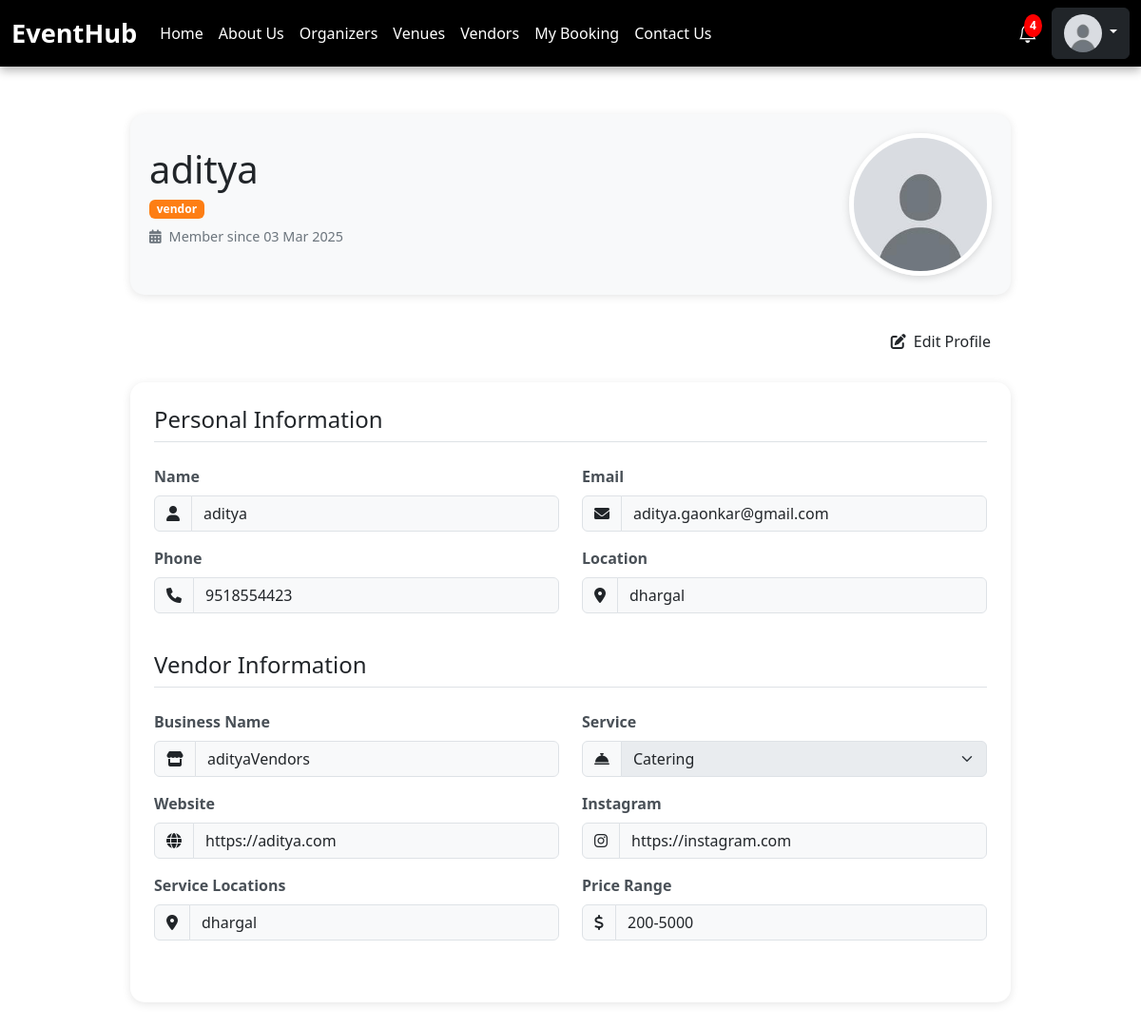
/pages/profile.php (signed in), run on the app's committed database.
### tables this page shows
CREATE TABLE `users` (
  `id` int(11) NOT NULL,
  `username` varchar(255) NOT NULL,
  `email` varchar(255) NOT NULL,
  `phone` varchar(20) NOT NULL,
  `password` varchar(255) NOT NULL,
  `location` varchar(255) NOT NULL,
  `role` enum('user','organizer','vendor','venue_owner') NOT NULL,
  `profile_picture` varchar(255) DEFAULT NULL,
  `created_at` timestamp NOT NULL DEFAULT current_timestamp()
);

CREATE TABLE `vendors` (
  `id` int(11) NOT NULL,
  `user_id` int(11) NOT NULL,
  `business_name` varchar(255) NOT NULL,
  `description` text DEFAULT NULL,
  `service` enum('catering','photography','decorator','anchor','dj','karaoke') NOT NULL,
  `website` varchar(255) DEFAULT NULL,
  `instagram` varchar(255) DEFAULT NULL,
  `service_locations` text DEFAULT NULL,
  `price_range` varchar(255) DEFAULT NULL
);

### pages/profile.php (the view, shortened to what the rows shown need)
<?php
include("../database/databaseConnection.php");
$user_id = $_SESSION['user_id'];
$sql = "SELECT username, email, phone, location, role, profile_picture, created_at FROM users WHERE id = ?";
$stmt = mysqli_prepare($conn, $sql);
if ($stmt) {
    mysqli_stmt_bind_param($stmt, "i", $user_id);
    mysqli_stmt_execute($stmt);
    mysqli_stmt_bind_result($stmt, $username, $email, $phone, $location, $role, $profile_picture, $created_at);
}
$extra_details = [];
if ($role === 'organizer') {
    $org_sql = "SELECT company_name, experience, website, instagram FROM organizers WHERE user_id = ?";
    $stmt = mysqli_prepare($conn, $org_sql);
    if ($stmt) {
        mysqli_stmt_bind_param($stmt, "i", $user_id);
        mysqli_stmt_execute($stmt);
        mysqli_stmt_bind_result($stmt, $extra_details['company_name'], $extra_details['experience'], $extra_details['website'], $extra_details['instagram']);
        mysqli_stmt_fetch($stmt);
        mysqli_stmt_close($stmt);
    }
} elseif ($role === 'vendor') {
    $vendor_sql = "SELECT business_name, service, website, instagram, service_locations, price_range FROM vendors WHERE user_id = ?";
    $stmt = mysqli_prepare($conn, $vendor_sql);
    if ($stmt) {
        mysqli_stmt_bind_param($stmt, "i", $user_id);
        mysqli_stmt_execute($stmt);
        mysqli_stmt_bind_result($stmt, $extra_details['business_name'], $extra_details['service'], $extra_details['website'], $extra_details['instagram'], $extra_details['service_locations'], $extra_details['price_range']);
    }
}
?>
<!DOCTYPE html>
<html lang="en">
<head>
    <link href="https://cdn.jsdelivr.net/npm/bootstrap@5.3.0-alpha1/dist/css/bootstrap.min.css" rel="stylesheet">
    <link rel="stylesheet" href="https://cdnjs.cloudflare.com/ajax/libs/font-awesome/6.0.0/css/all.min.css">
    <link rel="stylesheet" href="../public/styles/style.css">
    <link rel="stylesheet" href="../public/styles/profilePage.css">
</head>
<body>
    <?php include("../components/header.php") ?>
    <div class="container profile-container">
        <div class="row justify-content-center">
            <div class="col-lg-10">
                <div class="profile-header d-flex flex-column flex-md-row align-items-center justify-content-between">
                    <div class="text-center text-md-start mb-3 mb-md-0">
                        <h1 class="mb-1"><?= htmlspecialchars($username) ?></h1>
                        <span class="badge <?= 'badge-' . htmlspecialchars($role) ?> badge-role"><?= htmlspecialchars($role) ?></span>
                        <p class="joined-date mt-2">
                            <i class="fas fa-calendar-alt me-2"></i>Member since <?= date('d M Y', strtotime($created_at)) ?>
                        </p>
                    </div>
                </div>
                <div class="profile-form">
                    <form id="profileForm" action="profile.php" method="post">
                        <?php if ($role === 'organizer'): ?>
                            <h4 class="mb-4 pb-2 border-bottom">Organizer Information</h4>
                            <div class="row mb-4">
                                <div class="col-md-6 mb-3">
                                    <label for="company_name" class="form-label">Company Name</label>
                                    <div class="input-group">
                                        <span class="input-group-text"><i class="fas fa-building"></i></span>
                                        <input type="text" class="form-control" name="company_name" value="<?= htmlspecialchars($extra_details['company_name'] ?? '') ?>" readonly>
                                    </div>
                                </div>
                                <div class="col-md-6 mb-3">
                                    <label for="experience" class="form-label">Experience (years)</label>
                                    <div class="input-group">
                                        <span class="input-group-text"><i class="fas fa-briefcase"></i></span>
                                        <input type="number" class="form-control" name="experience" value="<?= htmlspecialchars($extra_details['experience'] ?? '') ?>" readonly>
                                    </div>
                                </div>
                                <div class="col-md-6 mb-3">
                                    <label for="website" class="form-label">Website</label>
                                    <div class="input-group">
                                        <span class="input-group-text"><i class="fas fa-globe"></i></span>
                                        <input type="text" class="form-control" name="website" value="<?= htmlspecialchars($extra_details['website'] ?? '') ?>" readonly>
                                    </div>
                                </div>
                                <div class="col-md-6 mb-3">
                                    <label for="instagram" class="form-label">Instagram</label>
                                    <div class="input-group">
                                        <span class="input-group-text"><i class="fab fa-instagram"></i></span>
                                        <input type="text" class="form-control" name="instagram" value="<?= htmlspecialchars($extra_details['instagram'] ?? '') ?>" readonly>
                                    </div>
                                </div>
                            </div>
                        <?php elseif ($role === 'vendor'): ?>
                            <h4 class="mb-4 pb-2 border-bottom">Vendor Information</h4>
                            <div class="row mb-4">
                                <div class="col-md-6 mb-3">
                                    <label for="business_name" class="form-label">Business Name</label>
                                    <div class="input-group">
                                        <span class="input-group-text"><i class="fas fa-store"></i></span>
                                        <input type="text" class="form-control" name="business_name" value="<?= htmlspecialchars($extra_details['business_name'] ?? '') ?>" readonly>
                                    </div>
                                </div>
                                <div class="col-md-6 mb-3">
                                    <label for="service" class="form-label">Service</label>
                                    <div class="input-group">
                                        <span class="input-group-text"><i class="fas fa-concierge-bell"></i></span>
                                        <select class="form-select" name="service" disabled>
                                            <option value="catering" <?= ($extra_details['service'] ?? '') === 'catering' ? 'selected' : '' ?>>Catering</option>
                                        </select>
                                    </div>
                                </div>
                                <div class="col-md-6 mb-3">
                                    <label for="website" class="form-label">Website</label>
                                    <div class="input-group">
                                        <span class="input-group-text"><i class="fas fa-globe"></i></span>
                                        <input type="text" class="form-control" name="website" value="<?= htmlspecialchars($extra_details['website'] ?? '') ?>" readonly>
                                    </div>
                                </div>
                                <div class="col-md-6 mb-3">
                                    <label for="instagram" class="form-label">Instagram</label>
                                    <div class="input-group">
                                        <span class="input-group-text"><i class="fab fa-instagram"></i></span>
                                        <input type="text" class="form-control" name="instagram" value="<?= htmlspecialchars($extra_details['instagram'] ?? '') ?>" readonly>
                                    </div>
                                </div>
                                <div class="col-md-6 mb-3">
                                    <label for="service_locations" class="form-label">Service Locations</label>
                                    <div class="input-group">
                                        <span class="input-group-text"><i class="fas fa-map-marker-alt"></i></span>
                                        <input type="text" class="form-control" name="service_locations" value="<?= htmlspecialchars($extra_details['service_locations'] ?? '') ?>" readonly>
                                    </div>
                                </div>
                                <div class="col-md-6 mb-3">
                                    <label for="price_range" class="form-label">Price Range</label>
                                    <div class="input-group">
                                        <span class="input-group-text"><i class="fas fa-dollar-sign"></i></span>
                                        <input type="text" class="form-control" name="price_range" value="<?= htmlspecialchars($extra_details['price_range'] ?? '') ?>" readonly>
                                    </div>
                                </div>
                            </div>
                        <?php endif; ?>
                    </form>
                </div>
            </div>
        </div>
    </div>
</body>
</html>

### components/header.php (shortened to what the rows shown need)
<?php
include(__DIR__ . "/../database/databaseConnection.php");
$profilePic = "/EventManagementSystem/uploads/profilePics/default.png";
$unreadNotifications = 0;
if (isset($_SESSION['user_id'])) {
    $user_id = $_SESSION['user_id'];
    $query = "SELECT profile_picture, role FROM users WHERE id = ?";
    $stmt = mysqli_prepare($conn, $query);
    mysqli_stmt_bind_param($stmt, "i", $user_id);
    mysqli_stmt_execute($stmt);
    $result = mysqli_stmt_get_result($stmt);
    if ($row = mysqli_fetch_assoc($result)) {
        if (!empty($row['profile_picture'])) {
            $profilePic = $row['profile_picture'];
        }
        $role = $row['role'];
    }
    $notifQuery = "SELECT COUNT(*) AS unread_count FROM notifications WHERE user_id = ? AND status = 'unread'";
    $notifStmt = mysqli_prepare($conn, $notifQuery);
    mysqli_stmt_bind_param($notifStmt, "i", $user_id);
    mysqli_stmt_execute($notifStmt);
    $notifResult = mysqli_stmt_get_result($notifStmt);
    if ($notifRow = mysqli_fetch_assoc($notifResult)) {
        $unreadNotifications = $notifRow['unread_count'];
    }
}
?>
<!DOCTYPE html>
<html lang="en">
<head>
    <link href="https://cdn.jsdelivr.net/npm/bootstrap@5.3.0/dist/css/bootstrap.min.css" rel="stylesheet">
    <link rel="stylesheet" href="https://cdn.jsdelivr.net/npm/bootstrap-icons/font/bootstrap-icons.css">
</head>
<body>
<nav class="navbar navbar-expand-lg navbar-dark">
    <div class="container-fluid">
        <div class="collapse navbar-collapse" id="navbarNav">
            <?php if (!isset($_SESSION['user_id'])): ?>
                <div class="d-flex">
                    <a href="/EventManagementSystem/pages/login.php" class="btn btn-outline-light me-2">Login</a>
                    <a href="/EventManagementSystem/pages/register.php" class="btn btn-warning">Register</a>
                </div>
            <?php else: ?>
                <div class="d-flex align-items-center">
                    <a href="/EventManagementSystem/pages/notifications.php" class="notification-icon">
                        <?php if ($unreadNotifications > 0): ?>
                            <span class="notif-badge"><?php echo $unreadNotifications; ?></span>
                        <?php endif; ?>
                    </a>
                    <div class="dropdown">
                        <button class="btn btn-dark dropdown-toggle" type="button" data-bs-toggle="dropdown" aria-expanded="false">
                            <img src="<?php echo htmlspecialchars($profilePic, ENT_QUOTES, 'UTF-8'); ?>" alt="Profile Picture" class="profile-pic">
                        </button>
                    </div>
                </div>
            <?php endif; ?>
        </div>
    </div>
</nav>
</body>
</html>

### data on the page
users: profile_picture (placeholder picture), role "vendor"
vendors: business_name "adityaVendors", service "Catering", website "https://aditya.com", instagram "https://instagram.com", service_locations "dhargal", price_range "200-5000"

### other printed values
$unreadNotifications "4"
$username "aditya"
date('d M Y', strtotime($created_at)) "03 Mar 2025"
